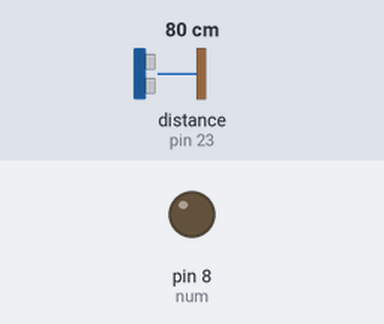
The program below on a simulated Raspberry Pi (header pin numbers). Shown: output pins drawn as LEDs (lit = HIGH). Dashed ring = blinking. Inputs (shaded band) come from the test bench; at power-on: distance to the obstacle (sensor on pin 23) 80 cm. The echo pulse lasts 58.3 µs per cm; the clock reads 2024-03-15 10:24:30 at power-on unless the program sets it; pins used as bus, display or sensor lines are not drawn.

Above: at 1.3 s.
1.4 s: distance to the obstacle (sensor on pin 23) set to 56 cm
2.9 s: distance to the obstacle (sensor on pin 23) set to 47 cm
At 5.8 s:
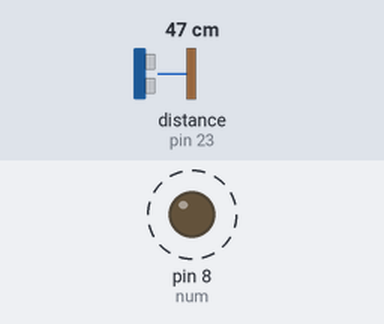
5.9 s: distance to the obstacle (sensor on pin 23) set to 60 cm
At 6.4 s:
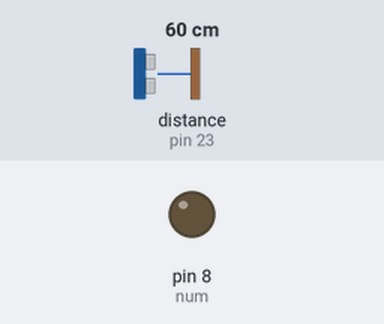
7.4 s: distance to the obstacle (sensor on pin 23) set to 2 cm
At 7.57 s:
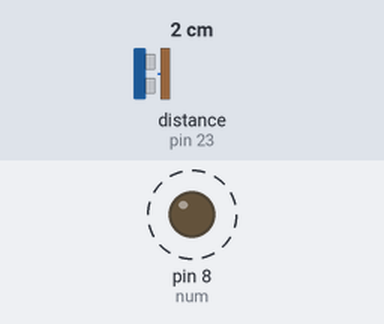
Timing chart, 0 to 11.4 s (numbered marks = the images above; inputs shaded):
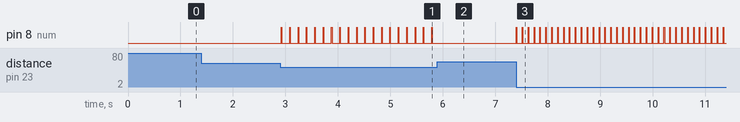

Measured:
- the behaviour switches between 51 and 50 cm on distance to the obstacle (sensor on pin 23) (found by bisection; images 0 and 1)
- after the input at 1.4 s, every drawn part: stays the same
- after the input at 2.9 s, pin 8 (num): alternates HIGH for 0.01 s and LOW for 0.15 s, starting at once
- after the input at 5.9 s, pin 8 (num): stops changing and stays LOW
- after the input at 7.4 s, pin 8 (num): alternates HIGH for 0.01 s and LOW for 0.10 s, starting at once

The program:

sound-wave-alert.py
```python
#!/usr/bin/python
import RPi.GPIO as GPIO
import time, sys


GPIO.setwarnings(False)
GPIO.setmode(GPIO.BOARD)
echoport = 23
trigport = 24

#GPIO.setmode(GPIO.BCM)
#echoport = 11
#trigport = 8


def read_port(n=22):
    ret = GPIO.input(n)
    if ret == GPIO.HIGH:
        return 'on'
    else:
        return 'off'

def set_port(n=24, status='on'):
    if status == 'on':
        GPIO.output(n, GPIO.HIGH)
    elif status == 'off':
        GPIO.output(n, GPIO.LOW)

def test():
    # trigger device to send out the wave by a TTL
    set_port(trigport, 'on')
    time.sleep(0.000012)
    #time.sleep(0.1)
    set_port(trigport, 'off')

    # check the feedback TTL time
    while True:
        if read_port(echoport) == 'on':
            t0 = time.time()
            break

    while True:
        if read_port(echoport) == 'off':
            t1 = time.time()
            break

    # sound speed = 340M/s
    return round((t1 - t0) * 340 / 2, 2)


GPIO.setup(trigport, GPIO.OUT)
set_port(trigport, 'off')
GPIO.setup(echoport, GPIO.IN)

GPIO.setup(8, GPIO.OUT)
num = 8
for i in range(100000):
    time.sleep(0.1)
    t = test() / 10
    if t < 0.05:
        # alert by a buzzer if distance is shorter than 50cm
        # the shorter distance, the quicker alerts
        GPIO.output(num, GPIO.HIGH)
        time.sleep(0.01)
        GPIO.output(num, GPIO.LOW)
        time.sleep(t)

GPIO.cleanup()
```
